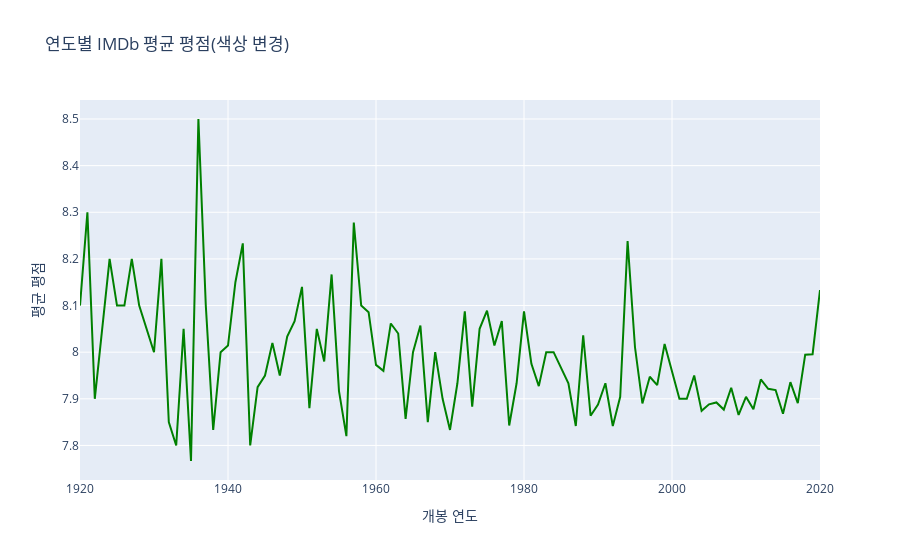

Here is the notebook cell this chart was saved with:
### Code cell
fig = px.line(
    average_rating_per_year,
    x='Released_Year',
    y='IMDB_Rating',
    title='연도별 IMDb 평균 평점(색상 변경)',
    color_discrete_sequence=['green'],
    labels={'Released_Year': '개봉 연도', 'IMDB_Rating': '평균 평점'}
)
fig.show()

### Figure 1 — Plotly figure (JSON) as saved in the notebook; plotly's stock layout.template omitted (floating-point values rounded to 4 significant figures)
{"data": [{"hovertemplate": "개봉 연도=%{x}<br>평균 평점=%{y}<extra></extra>", "legendgroup": "", "line": {"color": "green", "dash": "solid"}, "marker": {"symbol": "circle"}, "mode": "lines", "name": "", "orientation": "v", "showlegend": false, "type": "scatter", "x": [1920, 1921, 1922, 1924, 1925, 1926, 1927, 1928, 1930, 1931, 1932, 1933, 1934, 1935, 1936, 1937, 1938, 1939, 1940, 1941, 1942, 1943, 1944, 1945, 1946, 1947, 1948, 1949, 1950, 1951, 1952, 1953, 1954, 1955, 1956, 1957, 1958, 1959, 1960, 1961, 1962, 1963, 1964, 1965, 1966, 1967, 1968, 1969, 1970, 1971, 1972, 1973, 1974, 1975, 1976, 1977, 1978, 1979, 1980, 1981, 1982, 1983, 1984, 1985, 1986, 1987, 1988, 1989, 1990, 1991, 1992, 1993, 1994, 1995, 1996, 1997, 1998, 1999, 2000, 2001, 2002, 2003, 2004, 2005, 2006, 2007, 2008, 2009, 2010, 2011, 2012, 2013, 2014, 2015, 2016, 2017, 2018, 2019, 2020], "xaxis": "x", "y": [8.1, 8.3, 7.9, 8.2, 8.1, 8.1, 8.2, 8.1, 8.0, 8.2, 7.85, 7.8, 8.05, 7.767, 8.5, 8.1, 7.833, 8.0, 8.014, 8.15, 8.233, 7.8, 7.925, 7.95, 8.02, 7.95, 8.033, 8.067, 8.14, 7.88, 8.05, 7.98, 8.167, 7.917, 7.82, 8.278, 8.1, 8.086, 7.973, 7.96, 8.062, 8.04, 7.857, 8.0, 8.057, 7.85, 8.0, 7.9, 7.833, 7.933, 8.088, 7.883, 8.05, 8.089, 8.014, 8.067, 7.843, 7.933, 8.088, 7.975, 7.927, 8.0, 8.0, 7.967, 7.933, 7.842, 8.036, 7.864, 7.888, 7.933, 7.842, 7.904, 8.238, 8.011, 7.89, 7.947, 7.929, 8.018, 7.958, 7.9, 7.9, 7.95, 7.874, 7.888, 7.892, 7.877, 7.924, 7.866, 7.904, 7.878, 7.942, 7.921, 7.919, 7.868, 7.936, 7.891, 7.995, 7.996, 8.133], "yaxis": "y"}], "layout": {"legend": {"tracegroupgap": 0}, "title": {"text": "연도별 IMDb 평균 평점(색상 변경)"}, "xaxis": {"anchor": "y", "domain": [0, 1], "title": {"text": "개봉 연도"}}, "yaxis": {"anchor": "x", "domain": [0, 1], "title": {"text": "평균 평점"}}}}
